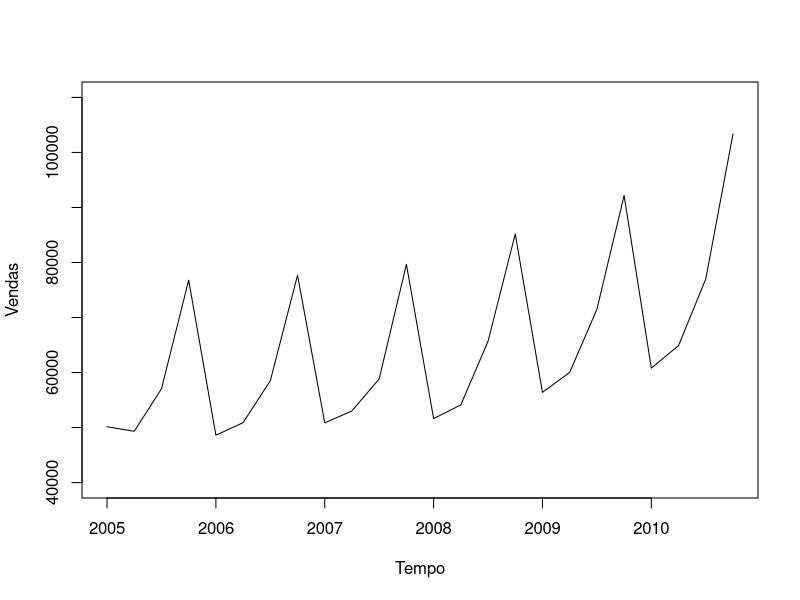
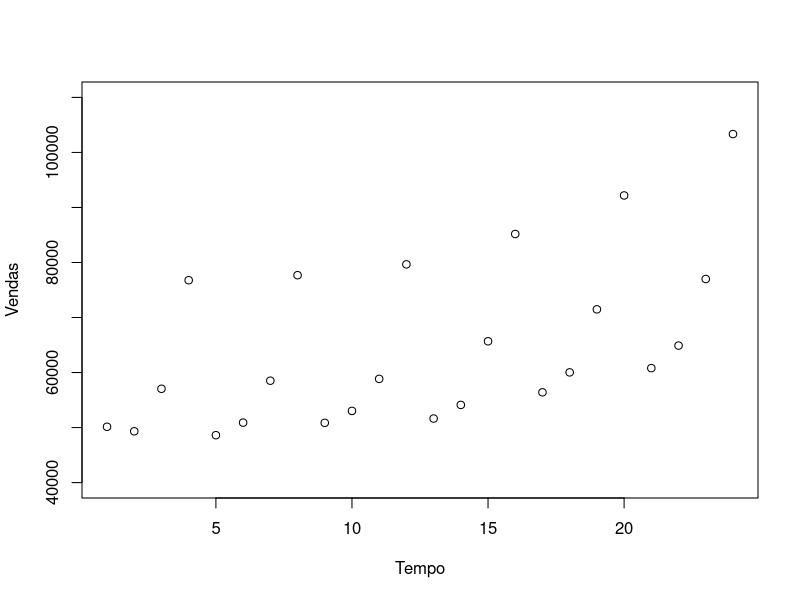
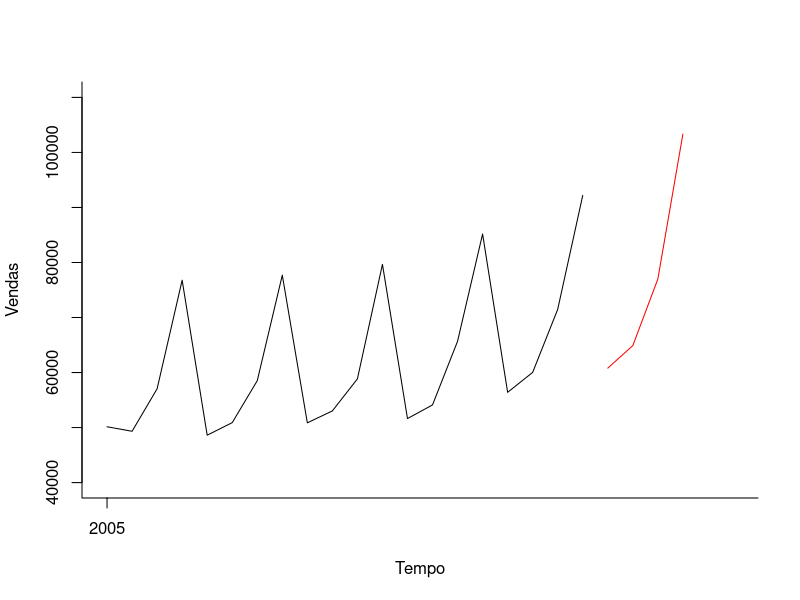
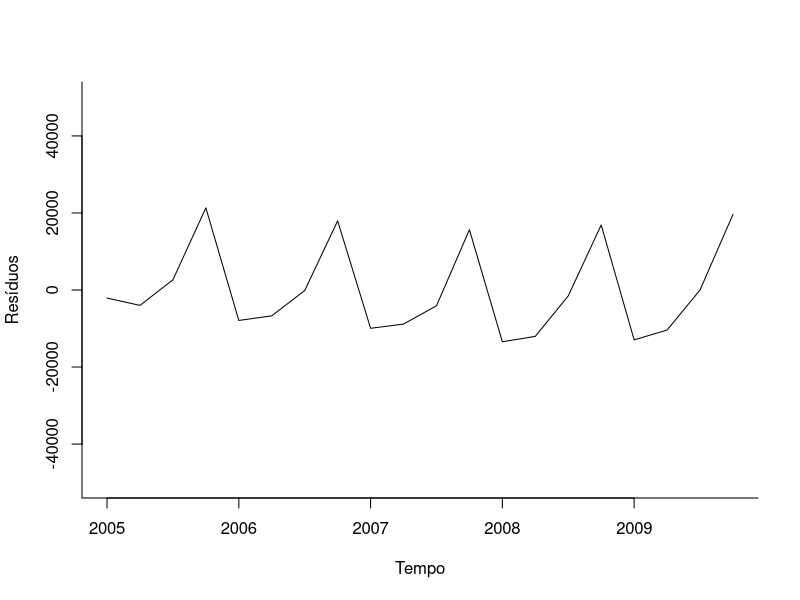
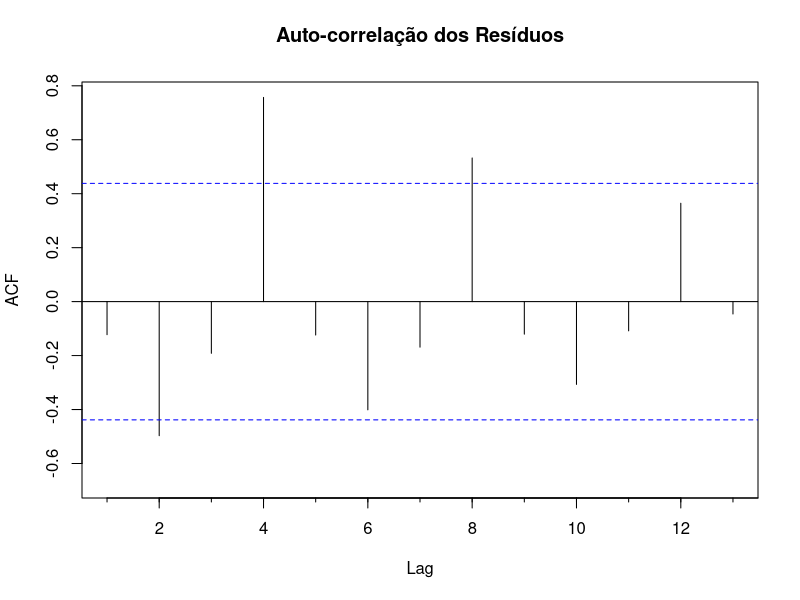
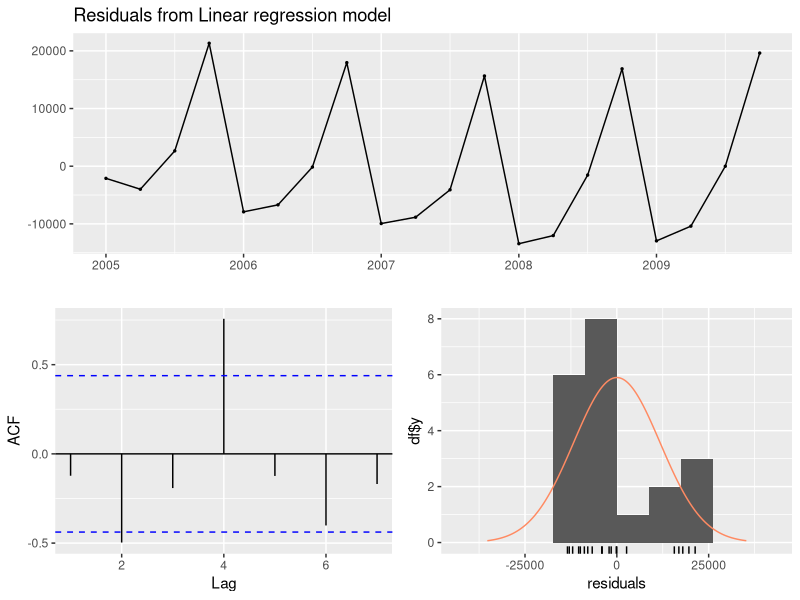
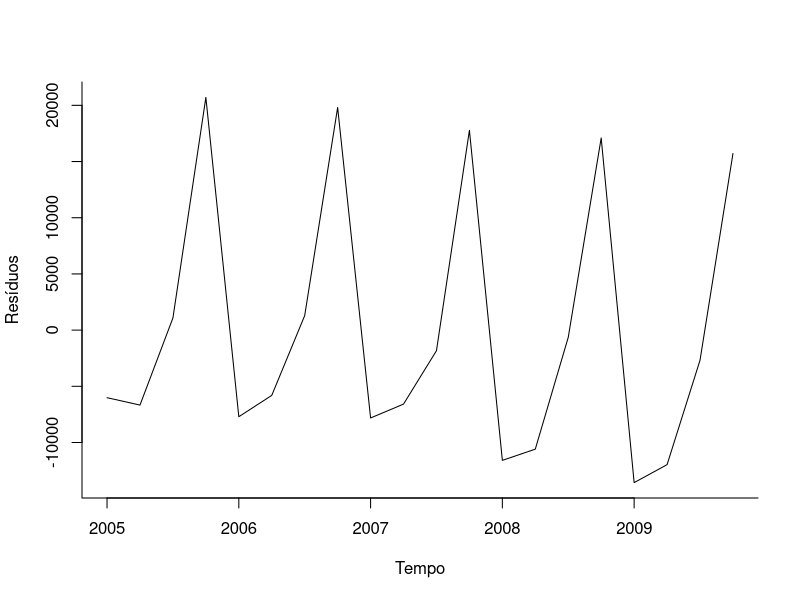
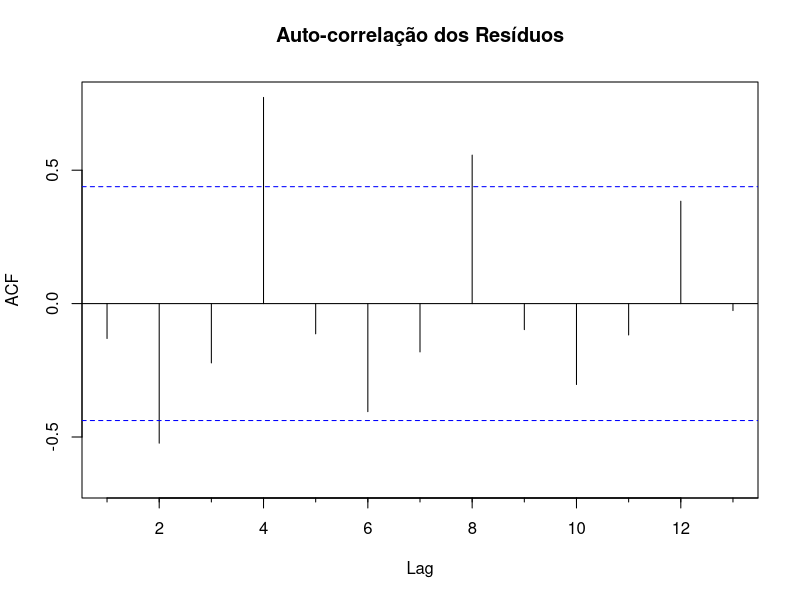

Write the R code that produced these figures, in order.
## ---- chunk 1
library(forecast)
library(readxl)
library(zoo)
library(lubridate)
library(tidyverse)
## ---- chunk 2
sales<- read_excel("DepartmentStoreSales_V2.xls")
## ---- chunk 3
sales_ts <- ts(sales$Sales, start=c(2005,1), end=c(2010,04), frequency = 4)
## ---- chunk 4
plot(sales_ts, xlab="Tempo", ylab="Vendas",ylim=c(40000, 110000), type = "l")
plot(sales$Sales, xlab="Tempo", ylab="Vendas", ylim=c(40000, 110000), type="p")
## ---- chunk 5
summary(sales)
summary(sales_ts)
## ---- chunk 6
tam_amostra_teste <- 4
tam_amostra_treinamento <- length(sales_ts) - tam_amostra_teste
treinamento_ts <- window(sales_ts, start=c(2005, 1), end=c(2005,tam_amostra_treinamento))
treinamento_ts
## ---- chunk 7
validacao_ts <- window(sales_ts, start=c(2005, tam_amostra_treinamento + 1), end=c(2005,tam_amostra_treinamento+tam_amostra_teste))
validacao_ts
## ---- chunk 8
plot(treinamento_ts, xlab="Tempo", ylab="Vendas", xaxt="n" , ylim=c(40000, 110000), xlim=c(2005, 2011.25), bty="l")

axis(1, at=seq(2005, 2010, 24), labels=format(seq(2005, 2010,24)))

lines(validacao_ts, bty="l", col="red")

## ---- chunk 9
modelo_tendencia_linear <- tslm(treinamento_ts ~ trend)
summary(modelo_tendencia_linear)
## ---- chunk 10
plot(modelo_tendencia_linear$residuals, xlab="Tempo", ylab="Resíduos", ylim=c(-50000, 50000), bty="l")
## ---- chunk 11
Acf(modelo_tendencia_linear$residuals, main="Auto-correlação dos Resíduos")
## ---- chunk 12
checkresiduals(modelo_tendencia_linear, test="LB")
## ---- chunk 13
modelo_tendencia_poli <- tslm(treinamento_ts ~ trend + I(trend^2))
modelo_tendencia_poli
## ---- chunk 14
plot(modelo_tendencia_poli$residuals, xlab="Tempo", ylab="Resíduos", bty="l")
## ---- chunk 15
Acf(modelo_tendencia_poli$residuals, main="Auto-correlação dos Resíduos")
## ---- chunk 16
checkresiduals(modelo_tendencia_poli$residuals, test="LB")
## ---- chunk 17
plot(treinamento_ts, xlab="Tempo", ylab="Vendas", bty="l")
lines(modelo_tendencia_poli$fitted.values, lwd=2)
## ---- chunk 18
modelo_tendencia_poli_proj <- forecast(modelo_tendencia_poli, h = tam_amostra_teste, level=0.95)
plot(modelo_tendencia_poli_proj, xlab="Tempo", ylab="Vendas", xaxt="n" , ylim=c(40000, 110000), xlim=c(2005, 2010.25), bty="l", flty=2,main="Forecast from Polynomial regression model")

axis(1, at=seq(2005, 2010, 1), labels=format(seq(2005, 2010,1)))

lines(validacao_ts)
lines(modelo_tendencia_poli_proj$fitted, lwd=2, col="orange")


## ---- chunk 19
accuracy(modelo_tendencia_poli_proj, validacao_ts)
## ---- chunk 20
modelo_ingenuo <- naive(treinamento_ts, level=0, h=tam_amostra_teste)
accuracy(modelo_ingenuo, validacao_ts)
## ---- chunk 21
plot(modelo_ingenuo, xlab="Tempo", ylab="Vendas", xaxt="n" ,main="Previsão do Modelo Naive",  ylim=c(40000, 110000), xlim=c(2005, 2010), bty="l", flty=2)

axis(1, at=seq(2005, 2010, 1), labels=format(seq(2005, 2010,1)))

lines(validacao_ts)

## ---- chunk 22
modelo_tendencia_poli_final <- tslm(sales_ts ~ trend + I(trend^2))
summary(modelo_tendencia_poli_final)
modelo_tendencia_poli_final_proj <- forecast(modelo_tendencia_poli_final, h=36, level=0.95)
## ---- chunk 23
plot(modelo_tendencia_poli_final_proj, xlab="Tempo", ylab="Vendas", ylim=c(40000, 110000), xlim=c(2005, 2010), bty="l", flty=2, main="Forecast from Polynomial regression model")
axis(1, at=seq(2005, 2010, 1), labels=format(seq(2005, 2010,1)))
lines(modelo_tendencia_poli_final_proj$fitted, lwd=2, col="orange")
## ---- chunk 24
ggseasonplot(sales_ts, main="Vendas por quarto")
dummies_mensais <- seasonaldummy(sales_ts)
modelo_sazonalidade_linear <- tslm(treinamento_ts ~ season)
summary(modelo_sazonalidade_linear)
## ---- chunk 25
plot(modelo_sazonalidade_linear$residuals, xlab="Tempo", ylab="Resíduos", ylim=c(-10000, 10000), bty="l")
## ---- chunk 26
Acf(modelo_sazonalidade_linear$residuals)
## ---- chunk 27
checkresiduals(modelo_sazonalidade_linear, test="LB")
## ---- chunk 28
plot(treinamento_ts, xlab="Tempo", ylab="Vendas", ylim=c(50000, 110000), bty="l")
lines(modelo_sazonalidade_linear$fitted.values, lwd=2, col="blue")
## ---- chunk 29
modelo_sazonal_tend_linear <- tslm(treinamento_ts ~ season + trend + I(trend^2))
summary(modelo_sazonal_tend_linear)
## ---- chunk 30
plot(modelo_sazonal_tend_linear$residuals, xlab="Tempo", ylab="Resíduos", ylim=c(-5000, 5000), bty="l")
## ---- chunk 31
Acf(modelo_sazonal_tend_linear$residuals)
## ---- chunk 32
checkresiduals(modelo_sazonal_tend_linear, test="LB")
## ---- chunk 33
plot(treinamento_ts, xlab="Tempo", ylab="Vendas", ylim=c(40000, 110000), bty="l")
lines(modelo_sazonal_tend_linear$fitted.values, lwd=2, col="red")
## ---- chunk 34
modelo_sazonal_tend_linear_proj <- forecast(modelo_sazonal_tend_linear, h = tam_amostra_teste, level=0.95)
plot(modelo_sazonal_tend_linear_proj, xlab="Tempo", ylab="Passageiros", xaxt="n" , ylim=c(40000, 110000), xlim=c(2005, 2011.25), bty="l", flty=2, main="Forecast from Seasonal & Tendencia regression model")

axis(1, at=seq(2005, 2010, 1), labels=format(seq(2005, 2010,1)))

lines(validacao_ts)
lines(modelo_sazonal_tend_linear_proj$fitted, lwd=2, col="green")
## ---- chunk 35
summary(modelo_tendencia_linear)
## ---- chunk 36
accuracy(modelo_ingenuo, validacao_ts)
## ---- chunk 37
accuracy(modelo_tendencia_poli_proj, validacao_ts)
## ---- chunk 38
accuracy(modelo_sazonal_tend_linear_proj, validacao_ts)
